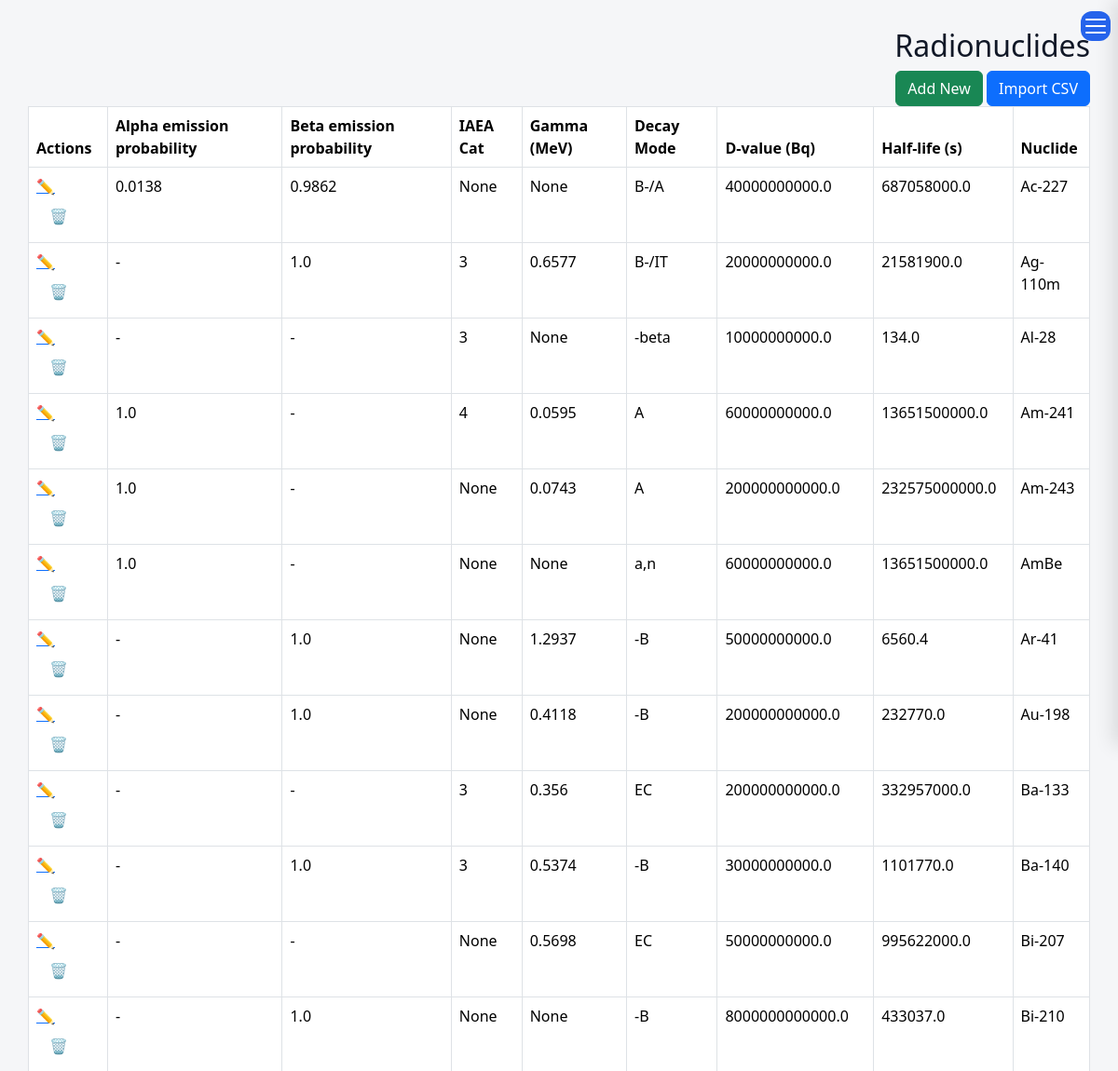
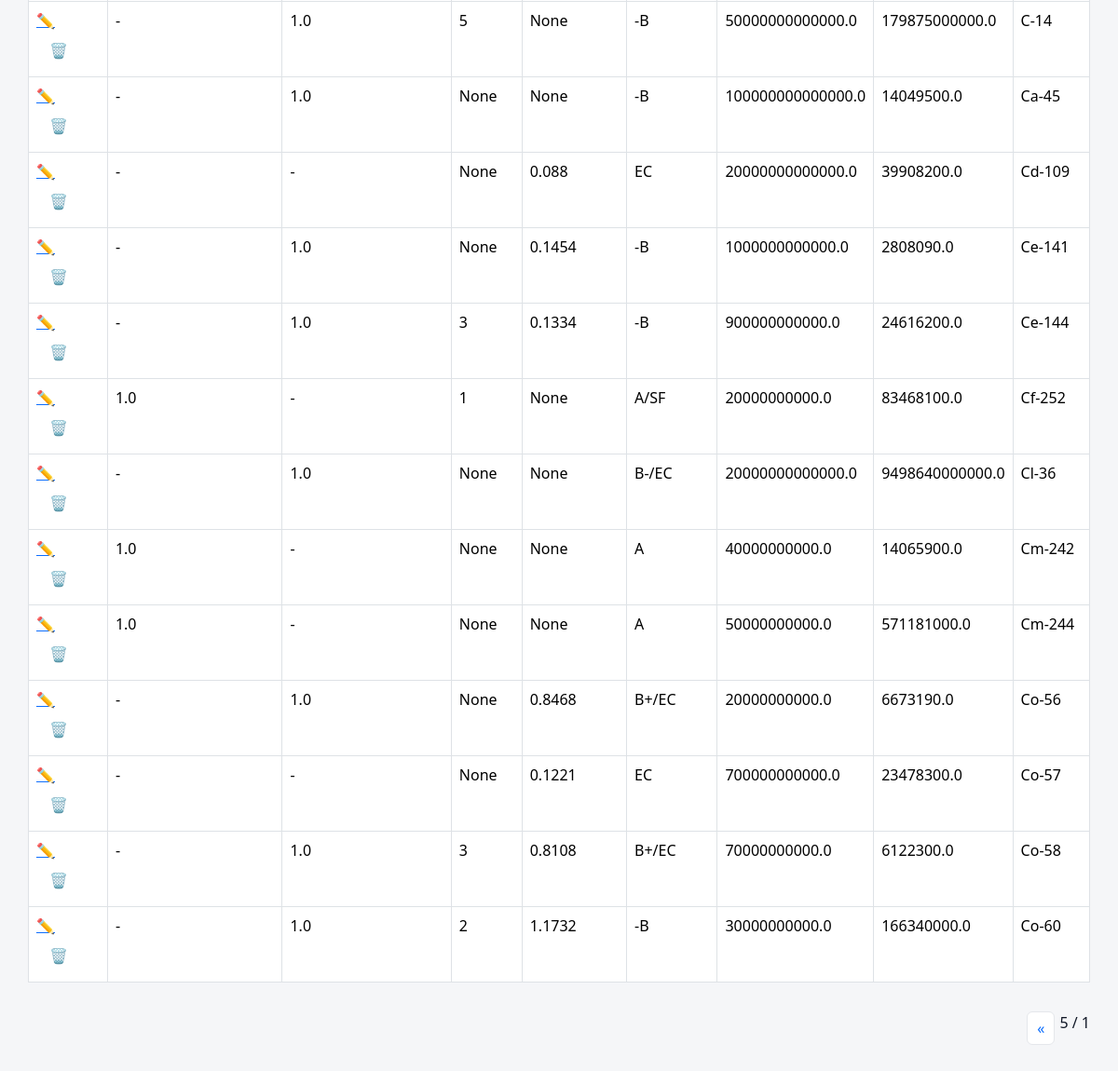
The page /reference/ (signed in) on the database its author committed (2 pictures, top to bottom).
### reference/models.py (models this page shows, shortened)
class Nuclides(models.Model):
    name = models.CharField(max_length=8, unique=True)
    half_life = models.FloatField(null=True, blank=True)
    d_value_bq = models.FloatField(null=True, blank=True)
    atomic_number = models.IntegerField(null=True, blank=True)
    mass_number = models.IntegerField(null=True, blank=True)
    decay_mode = models.CharField(max_length=50, null=True, blank=True)
    decay_constant = models.FloatField(null=True, blank=True)  # 1/sec
    specific_activity_bq_per_g = models.FloatField(null=True, blank=True)
    alpha_energy_mev = models.FloatField(null=True, blank=True)
    beta_max_energy_mev = models.FloatField(null=True, blank=True)
    gamma_energy_mev = models.FloatField(null=True, blank=True)
    gamma_yield = models.FloatField(null=True, blank=True)  # photons/decay
    neutron_emitter = models.BooleanField(default=False)
    neutron_yield_n_per_s = models.FloatField(null=True, blank=True)
    dose_rate_constant_usv_m2_per_h_gbq = models.FloatField(null=True, blank=True)
    half_value_layer_lead_mm = models.FloatField(null=True, blank=True)
    half_value_layer_concrete_mm = models.FloatField(null=True, blank=True)
    iaea_category = models.IntegerField(null=True, blank=True)
    parent_nuclide = models.CharField(max_length=20, null=True, blank=True)
    daughter_nuclide = models.CharField(max_length=20, null=True, blank=True)
    beta_emission_probability = models.FloatField(
        null=True, blank=True,
        help_text="Fraction (0-1) of this nuclide's decays that emit a beta particle. 1.0 for a "
                   "single-mode beta emitter (Cs-137, Co-60, Sr-90...); the real branching fraction "
                   "for a mixed-mode nuclide (e.g. K-40 = 0.8928, 89.28% beta / 10.72% EC); leave blank "
                   "if this nuclide doesn't emit beta at all.",
    )
    alpha_emission_probability = models.FloatField(
        null=True, blank=True,
        help_text="Same idea, for alpha emission. 1.0 for a pure alpha emitter (Am-241, Ra-226...); "
                   "the branching fraction for a mixed-mode nuclide; blank if not an alpha emitter.",
    )
    is_sealed_source_common = models.BooleanField(default=False)

### reference/views.py (the view)
# urls.py: path("", views.radionuclide_list, name="radionuclide_list"),
def radionuclide_list(request):
    qs = Nuclides.objects.all().order_by("name")
    paginator = Paginator(qs, 25)
    page_obj = paginator.get_page(request.GET.get("page"))
    return render(request, "reference/radionuclide_list.html", {"nuclides": page_obj})

### templates/reference/radionuclide_list.html (shortened to what this page needs)
{% extends "base.html" %}
{% load i18n %}
{% load static %}
{% block content %}
<div class="page-header">
    <h2>{% trans "Radionuclides" %}</h2>
    <a href="{% url 'radionuclide_import' %}" class="btn btn-primary">
        {% trans "Import CSV" %}
    </a>
    <a href="{% url 'radionuclide_add' %}" class="btn btn-success">
        {% trans "Add New" %}
    </a>
</div>
<div class="table-responsive">
<table class="table table-bordered table-hover">
    <thead>
        <tr>
            <th>{% trans "Nuclide" %}</th>
            <th>{% trans "Half-life (s)" %}</th>
            <th>{% trans "D-value (Bq)" %}</th>
            <th>{% trans "Decay Mode" %}</th>
            <th>{% trans "Gamma (MeV)" %}</th>
            <th>{% trans "IAEA Cat" %}</th>
            <th>{% trans "Beta emission probability" %}</th>
            <th>{% trans "Alpha emission probability" %}</th>
            <th>{% trans "Actions" %}</th>
        </tr>
    </thead>
    <tbody>
        {% for obj in nuclides %}
        <tr>
            <td>{{ obj.name }}</td>
            <td>{{ obj.half_life }}</td>
            <td>{{ obj.d_value_bq }}</td>
            <td>{{ obj.decay_mode }}</td>
            <td>{{ obj.gamma_energy_mev }}</td>
            <td>{{ obj.iaea_category }}</td>
            <td>{{ obj.beta_emission_probability|default:"-" }}</td>
            <td>{{ obj.alpha_emission_probability|default:"-" }}</td>
            <td>
                <div class="action-icons">
                    <a href="{% url 'radionuclide_edit' obj.id %}" class="icon-btn edit">✏️</a>
                    <form method="post" action="{% url 'radionuclide_delete' obj.id %}" class="d-inline"
                          onsubmit="return confirm('Delete {{ obj.name }}? This can\'t be undone.');">
                        <button type="submit" class="icon-btn history" style="border:none;background:none;">🗑️</button>
                    </form>
                </div>
            </td>
        </tr>
        {% empty %}
        <tr>
            <td colspan="7">{% trans "No data available" %}</td>
        </tr>
        {% endfor %}
    </tbody>
</table>
</div>
<div class="pagination">
    <span class="current">
        {{ nuclides.number }} / {{ nuclides.paginator.num_pages }}
    </span>
    {% if nuclides.has_next %}
        <a href="?page={{ nuclides.next_page_number }}">»</a>
    {% endif %}
</div>
{% endblock %}

### static/css/base.css (style rules this page uses)
* { margin:0; padding:0; box-sizing:border-box; }
html.rtl { font-family:Vazirmatn,sans-serif; }
:root { --bg: #f5f6f8; --card: #ffffff; --text: #111827; --muted: #6b7280; --border: #e5e7eb; --primary: #2563eb; --sidebar: #1f2937; --sidebar-text: #374151; }
body { background: var(--bg); color: var(--text); }
th, td { padding: 12px; border-bottom: 1px solid var(--border); text-align: left; }
th { background: rgba(0,0,0,0.03); }
button { background: var(--primary); color: white; padding: 8px 14px; border: none; border-radius: 8px; cursor: pointer; }
table { width: max-content; min-width: 100%; border-collapse: collapse; }
.pagination { margin-top: 15px; text-align: center; }
.pagination a { margin: 0 5px; padding: 5px 10px; background: var(--card); border: 1px solid var(--border); border-radius: 6px; text-decoration: none; }
table thead th { position: sticky; top: 0; background: var(--card); z-index: 10; }

### rows shown on the page
Nuclides: name "Ac-227", half_life "687058000.0", d_value_bq "40000000000.0", decay_mode "B-/A", gamma_energy_mev "None", iaea_category "None", beta_emission_probability "0.9862", alpha_emission_probability "0.0138"
Nuclides: name "Ag-110m", half_life "21581900.0", d_value_bq "20000000000.0", decay_mode "B-/IT", gamma_energy_mev "0.6577", iaea_category "3", beta_emission_probability "1.0", alpha_emission_probability "-"
Nuclides: name "Al-28", half_life "134.0", d_value_bq "10000000000.0", decay_mode "beta-", gamma_energy_mev "None", iaea_category "3", beta_emission_probability "-", alpha_emission_probability "-"
Nuclides: name "Am-241", half_life "13651500000.0", d_value_bq "60000000000.0", decay_mode "A", gamma_energy_mev "0.0595", iaea_category "4", beta_emission_probability "-", alpha_emission_probability "1.0"
Nuclides: name "Am-243", half_life "232575000000.0", d_value_bq "200000000000.0", decay_mode "A", gamma_energy_mev "0.0743", iaea_category "None", beta_emission_probability "-", alpha_emission_probability "1.0"
Nuclides: name "AmBe", half_life "13651500000.0", d_value_bq "60000000000.0", decay_mode "a,n", gamma_energy_mev "None", iaea_category "None", beta_emission_probability "-", alpha_emission_probability "1.0"
Nuclides: name "Ar-41", half_life "6560.4", d_value_bq "50000000000.0", decay_mode "B-", gamma_energy_mev "1.2937", iaea_category "None", beta_emission_probability "1.0", alpha_emission_probability "-"
Nuclides: name "Au-198", half_life "232770.0", d_value_bq "200000000000.0", decay_mode "B-", gamma_energy_mev "0.4118", iaea_category "None", beta_emission_probability "1.0", alpha_emission_probability "-"
Nuclides: name "Ba-133", half_life "332957000.0", d_value_bq "200000000000.0", decay_mode "EC", gamma_energy_mev "0.356", iaea_category "3", beta_emission_probability "-", alpha_emission_probability "-"
Nuclides: name "Ba-140", half_life "1101770.0", d_value_bq "30000000000.0", decay_mode "B-", gamma_energy_mev "0.5374", iaea_category "3", beta_emission_probability "1.0", alpha_emission_probability "-"
Nuclides: name "Bi-207", half_life "995622000.0", d_value_bq "50000000000.0", decay_mode "EC", gamma_energy_mev "0.5698", iaea_category "None", beta_emission_probability "-", alpha_emission_probability "-"
Nuclides: name "Bi-210", half_life "433037.0", d_value_bq "8000000000000.0", decay_mode "B-", gamma_energy_mev "None", iaea_category "None", beta_emission_probability "1.0", alpha_emission_probability "-"
Nuclides: name "C-14", half_life "179875000000.0", d_value_bq "50000000000000.0", decay_mode "B-", gamma_energy_mev "None", iaea_category "5", beta_emission_probability "1.0", alpha_emission_probability "-"
Nuclides: name "Ca-45", half_life "14049500.0", d_value_bq "100000000000000.0", decay_mode "B-", gamma_energy_mev "None", iaea_category "None", beta_emission_probability "1.0", alpha_emission_probability "-"
Nuclides: name "Cd-109", half_life "39908200.0", d_value_bq "20000000000000.0", decay_mode "EC", gamma_energy_mev "0.088", iaea_category "None", beta_emission_probability "-", alpha_emission_probability "-"
Nuclides: name "Ce-141", half_life "2808090.0", d_value_bq "1000000000000.0", decay_mode "B-", gamma_energy_mev "0.1454", iaea_category "None", beta_emission_probability "1.0", alpha_emission_probability "-"
Nuclides: name "Ce-144", half_life "24616200.0", d_value_bq "900000000000.0", decay_mode "B-", gamma_energy_mev "0.1334", iaea_category "3", beta_emission_probability "1.0", alpha_emission_probability "-"
Nuclides: name "Cf-252", half_life "83468100.0", d_value_bq "20000000000.0", decay_mode "A/SF", gamma_energy_mev "None", iaea_category "1", beta_emission_probability "-", alpha_emission_probability "1.0"
Nuclides: name "Cl-36", half_life "9498640000000.0", d_value_bq "20000000000000.0", decay_mode "B-/EC", gamma_energy_mev "None", iaea_category "None", beta_emission_probability "1.0", alpha_emission_probability "-"
Nuclides: name "Cm-242", half_life "14065900.0", d_value_bq "40000000000.0", decay_mode "A", gamma_energy_mev "None", iaea_category "None", beta_emission_probability "-", alpha_emission_probability "1.0"
Nuclides: name "Cm-244", half_life "571181000.0", d_value_bq "50000000000.0", decay_mode "A", gamma_energy_mev "None", iaea_category "None", beta_emission_probability "-", alpha_emission_probability "1.0"
Nuclides: name "Co-56", half_life "6673190.0", d_value_bq "20000000000.0", decay_mode "B+/EC", gamma_energy_mev "0.8468", iaea_category "None", beta_emission_probability "1.0", alpha_emission_probability "-"
Nuclides: name "Co-57", half_life "23478300.0", d_value_bq "700000000000.0", decay_mode "EC", gamma_energy_mev "0.1221", iaea_category "None", beta_emission_probability "-", alpha_emission_probability "-"
Nuclides: name "Co-58", half_life "6122300.0", d_value_bq "70000000000.0", decay_mode "B+/EC", gamma_energy_mev "0.8108", iaea_category "3", beta_emission_probability "1.0", alpha_emission_probability "-"
Nuclides: name "Co-60", half_life "166340000.0", d_value_bq "30000000000.0", decay_mode "B-", gamma_energy_mev "1.1732", iaea_category "2", beta_emission_probability "1.0", alpha_emission_probability "-"

### other values the page prints
{{ nuclides.number }} "1"
{{ nuclides.paginator.num_pages }} "5"
